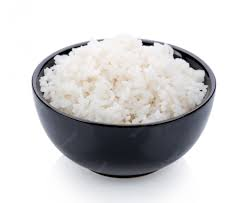
%> input picture Task/inbound/rice.jpg, 249 x 203 px
$ octave warna.m   (GNU Octave 9; MATLAB toolbox functions it lacks are replaced by stand-ins)
%> lines starting %> are read from the running program, lines starting %| are printed output that depends on the picture
clc; clear all;

gambar = imread('rice.jpg');
%> gambar is the input picture: size 203x249x3 uint8; mean R, G, B 210.1, 209.4, 210.3

figure, imhist(gambar);
%> after `imhist(gambar)`:
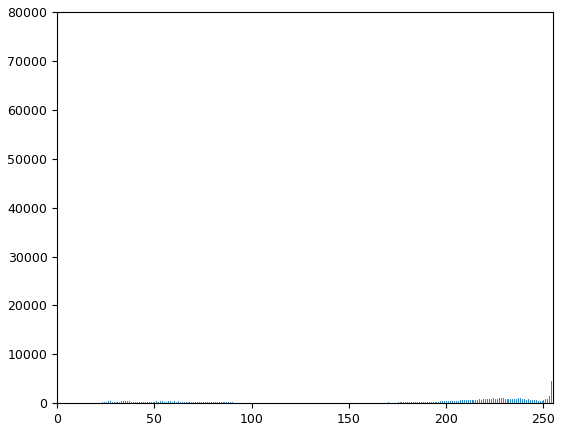
%> figure redrawn from the program's plot data; highest point at x = 255, y = 70032

initiate = double(gambar);

test = skewness(skewness(initiate));
%> test = [NaN NaN NaN]

test_std = std(std(initiate));
%> test_std = [34.84 34.19 32.66]

test_kur = kurtosis(kurtosis(initiate));
%> test_kur = [NaN NaN NaN]


% [5 lines of commented-out code are left out]
